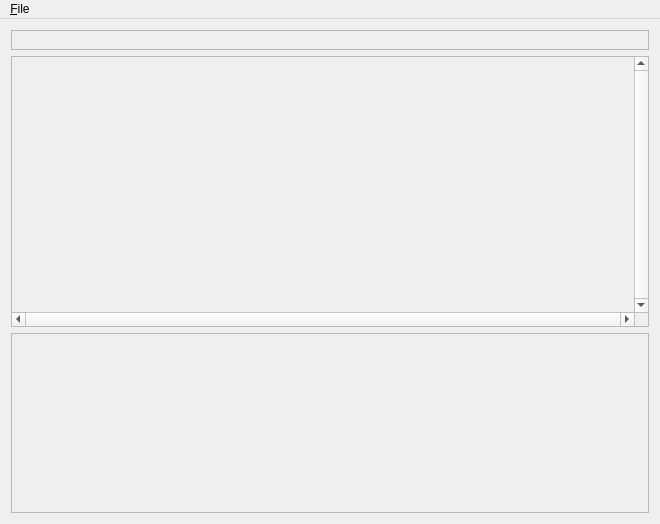
<?xml version="1.0" encoding="UTF-8"?>
<ui version="4.0">
 <class>SequenceWindow</class>
 <widget class="QMainWindow" name="SequenceWindow">
  <property name="geometry">
   <rect>
    <x>0</x>
    <y>0</y>
    <width>660</width>
    <height>524</height>
   </rect>
  </property>
  <property name="windowTitle">
   <string>SequenceWindow</string>
  </property>
  <widget class="QWidget" name="centralWidget">
   <layout class="QVBoxLayout" name="verticalLayout">
    <item>
     <widget class="QScrollArea" name="Beat">
      <property name="minimumSize">
       <size>
        <width>0</width>
        <height>20</height>
       </size>
      </property>
      <property name="maximumSize">
       <size>
        <width>16777215</width>
        <height>20</height>
       </size>
      </property>
      <property name="verticalScrollBarPolicy">
       <enum>Qt::ScrollBarAlwaysOff</enum>
      </property>
      <property name="horizontalScrollBarPolicy">
       <enum>Qt::ScrollBarAlwaysOff</enum>
      </property>
      <property name="widgetResizable">
       <bool>true</bool>
      </property>
      <widget class="QWidget" name="scrollAreaWidgetContents_2">
       <property name="geometry">
        <rect>
         <x>0</x>
         <y>0</y>
         <width>640</width>
         <height>18</height>
        </rect>
       </property>
      </widget>
     </widget>
    </item>
    <item>
     <widget class="QScrollArea" name="Pianoroll">
      <property name="verticalScrollBarPolicy">
       <enum>Qt::ScrollBarAlwaysOn</enum>
      </property>
      <property name="horizontalScrollBarPolicy">
       <enum>Qt::ScrollBarAlwaysOn</enum>
      </property>
      <property name="widgetResizable">
       <bool>true</bool>
      </property>
      <widget class="QWidget" name="scrollAreaWidgetContents">
       <property name="geometry">
        <rect>
         <x>0</x>
         <y>0</y>
         <width>623</width>
         <height>251</height>
        </rect>
       </property>
      </widget>
     </widget>
    </item>
    <item>
     <widget class="QScrollArea" name="Control">
      <property name="minimumSize">
       <size>
        <width>0</width>
        <height>180</height>
       </size>
      </property>
      <property name="maximumSize">
       <size>
        <width>16777215</width>
        <height>180</height>
       </size>
      </property>
      <property name="verticalScrollBarPolicy">
       <enum>Qt::ScrollBarAlwaysOff</enum>
      </property>
      <property name="horizontalScrollBarPolicy">
       <enum>Qt::ScrollBarAlwaysOff</enum>
      </property>
      <property name="widgetResizable">
       <bool>true</bool>
      </property>
      <widget class="QWidget" name="scrollAreaWidgetContents_3">
       <property name="geometry">
        <rect>
         <x>0</x>
         <y>0</y>
         <width>640</width>
         <height>178</height>
        </rect>
       </property>
      </widget>
     </widget>
    </item>
   </layout>
  </widget>
  <widget class="QMenuBar" name="menuBar">
   <property name="geometry">
    <rect>
     <x>0</x>
     <y>0</y>
     <width>660</width>
     <height>24</height>
    </rect>
   </property>
   <widget class="QMenu" name="menuFile">
    <property name="title">
     <string>&amp;File</string>
    </property>
    <addaction name="actionOpen"/>
    <addaction name="separator"/>
    <addaction name="actionE_xit"/>
   </widget>
   <addaction name="menuFile"/>
  </widget>
  <action name="actionOpen">
   <property name="text">
    <string>&amp;Open</string>
   </property>
  </action>
  <action name="actionE_xit">
   <property name="text">
    <string>E&amp;xit</string>
   </property>
  </action>
 </widget>
 <layoutdefault spacing="6" margin="11"/>
 <resources/>
 <connections/>
</ui>
